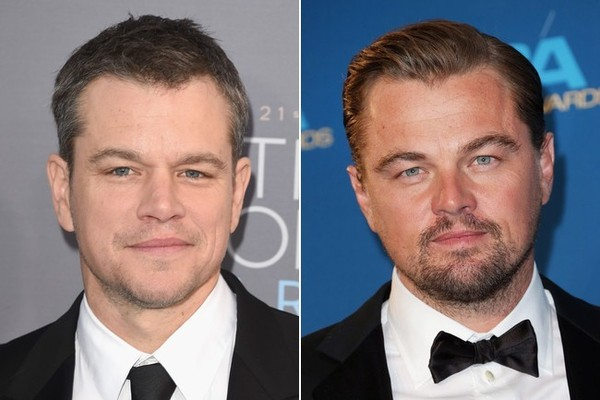
#> input picture test_images/test_image.jpg, 600 x 400 px
$ jupyter execute face_detection.ipynb
#> lines starting #> are read from the running program, lines starting #| are printed output that depends on the picture
[cell 1]
from PIL import Image
import numpy as np
import matplotlib.pyplot as plt
import cv2

[cell 2]
img_raw = cv2.imread('test_images/test_image.jpg')
#> img_raw is the input picture: shape (400, 600, 3); mean B, G, R 119.8, 116.5, 126

[cell 3]
type(img_raw)

[cell 4]
img_raw.shape
#> Out = (400, 600, 3)

[cell 5]
test_img = cv2.cvtColor(img_raw, cv2.COLOR_BGR2RGB)
plt.imshow(test_img)
plt.show()

[cell 6]
test_img_gray = cv2.cvtColor(img_raw, cv2.COLOR_BGR2GRAY)
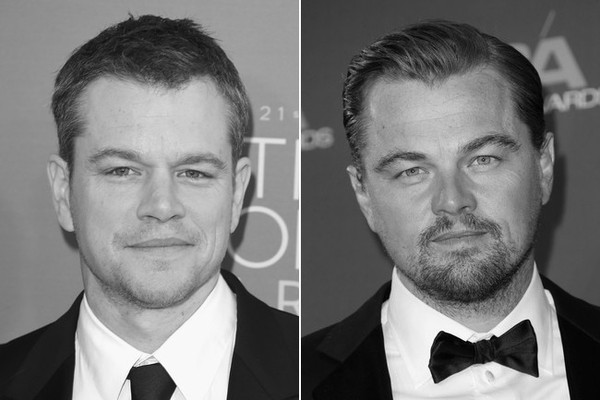
#> test_img_gray: shape (400, 600); min 0, max 255, mean 119.7
plt.imshow(test_img_gray, cmap='gray')
plt.show()

[cell 7]
# loading the classifier
haar_cascade_face = cv2.CascadeClassifier('F:/opencv/build/etc/haarcascades/haarcascade_frontalface_default.xml')

[cell 8]
# detect face
faces_rects = haar_cascade_face.detectMultiScale(test_img_gray, scaleFactor = 1.2, minNeighbors = 5)
#> faces_rects = [[60, 92, 203, 203], [343, 82, 208, 208]]
faces_rects
#> Out = [[60, 92, 203, 203], [343, 82, 208, 208]]

[cell 9]
print('Faces found: ', len(faces_rects))
#| Faces found:  2

[cell 10]
for (x,y,w,h) in faces_rects:
     cv2.rectangle(test_img, (x, y), (x+w, y+h), (0, 255, 0), 2)
#> this loop made 2 passes
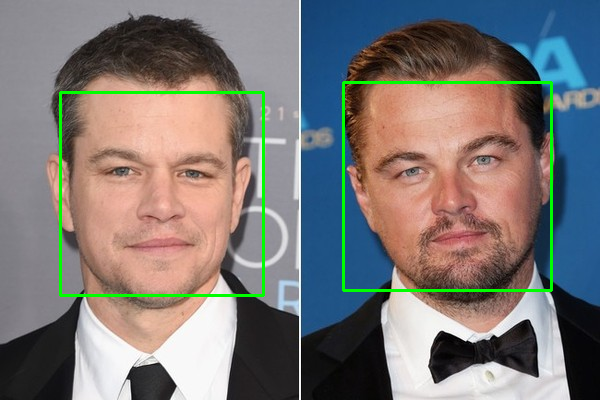
#> test_img: shape (400, 600, 3); mean R, G, B 123.5, 119.4, 117.5

$ run again, with test_images/image_1.jpg copied over test_images/test_image.jpg
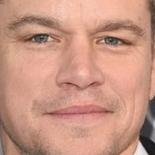
#> input picture test_images/image_1.jpg, 155 x 155 px
#> img_raw is the input picture: shape (155, 155, 3); mean B, G, R 131, 149.2, 200.1
#> `test_img_gray = cv2.cvtColor(img_raw, cv2.COLOR_BGR2GRAY)`:
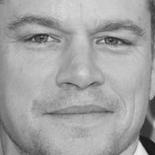
#> test_img_gray: shape (155, 155); min 9, max 241, mean 162.3
#> faces_rects = ()
#| Faces found:  0

$ run again, with test_images/image_2.jpg copied over test_images/test_image.jpg
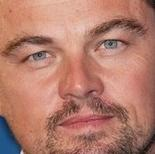
#> input picture test_images/image_2.jpg, 155 x 154 px
#> img_raw is the input picture: shape (154, 155, 3); mean B, G, R 109, 124.3, 179
#> `test_img_gray = cv2.cvtColor(img_raw, cv2.COLOR_BGR2GRAY)`:
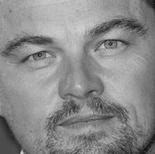
#> test_img_gray: shape (154, 155); min 16, max 213, mean 139
#> faces_rects = ()
#| Faces found:  0

$ run again, with test_images/ldc_pose1.jpg copied over test_images/test_image.jpg
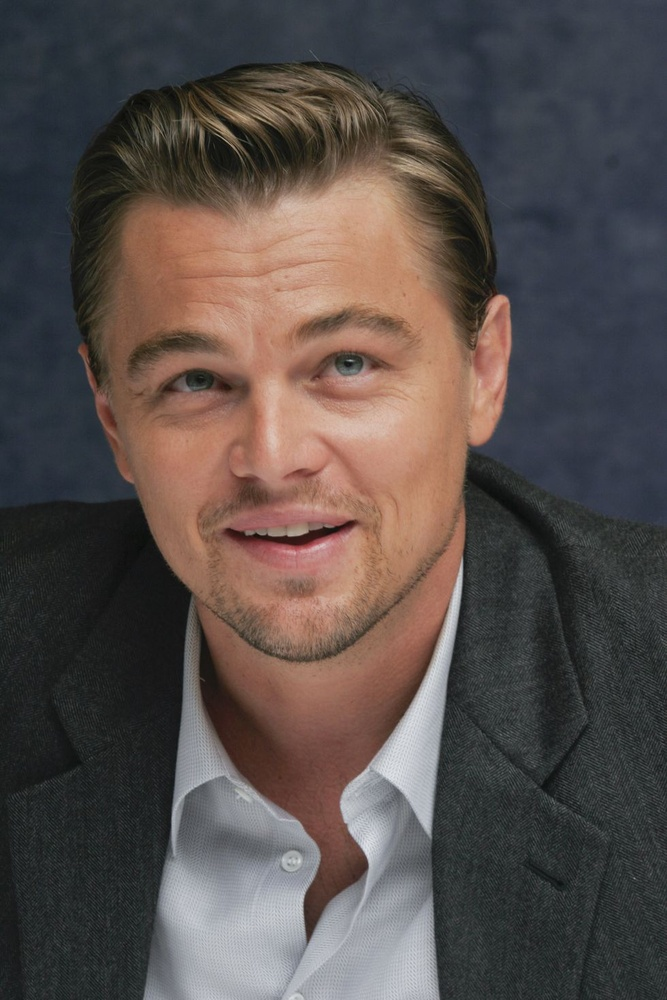
#> input picture test_images/ldc_pose1.jpg, 667 x 1000 px, shrunk from 980 x 1470 before the run
#> img_raw is the input picture: shape (1000, 667, 3); mean B, G, R 74.9, 77.8, 87.2
#> `test_img_gray = cv2.cvtColor(img_raw, cv2.COLOR_BGR2GRAY)`:
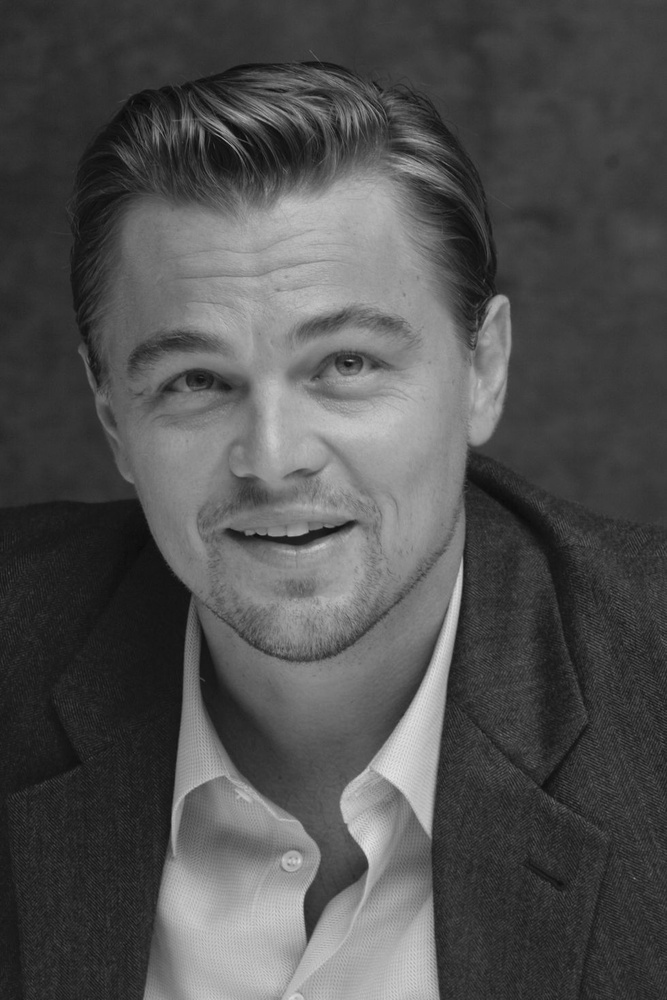
#> test_img_gray: shape (1000, 667); min 7, max 227, mean 80.3
#> faces_rects = [[70, 207, 428, 428]]
#| Faces found:  1
#> the loop `for (x,y,w,h) in faces_rects:` made 1 pass
#> after the loop `for (x,y,w,h) in faces_rects:`:
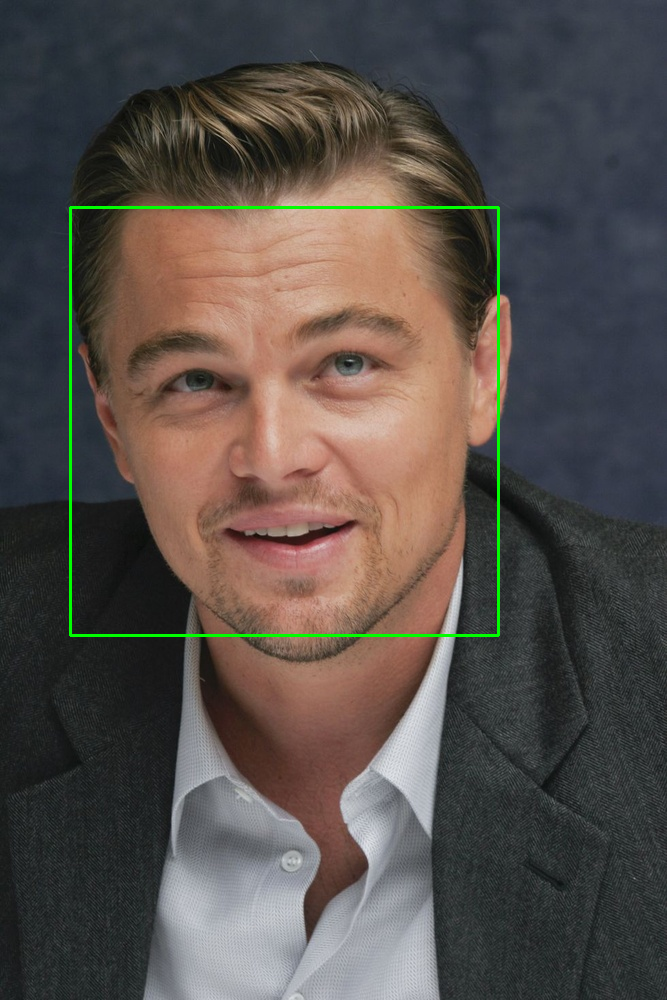
#> test_img: shape (1000, 667, 3); mean R, G, B 86.6, 79.2, 74.3
